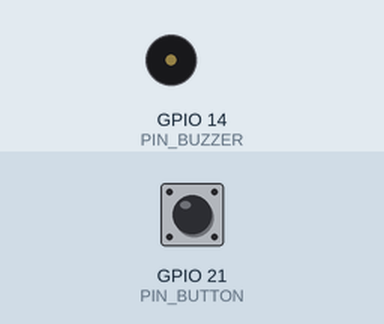
A program run on a simulated ESP32-S3. Shown: buzzer (waves = sounding). The inputs (shaded band) are chosen by the test bench; at power-on: GPIO 21 (PIN_BUTTON) HIGH.

Above: at 0.4 s.
Timing chart, 0 to 1.9 s (numbered marks = the images above):
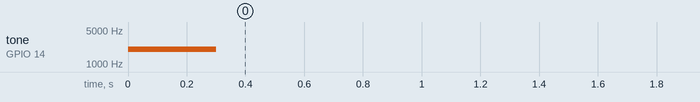

The program:

main.cpp
```cpp
#include <Arduino.h>

//define buzzer and button pins, PWM channel and prototype alert
#define PIN_BUZZER  14
#define PIN_BUTTON  21
#define CHN         0

void alert();

//setup mode of pins, PWM channel using old API framework, startup tone for 0.3s
void setup () {
  pinMode(PIN_BUTTON, INPUT);
  pinMode(PIN_BUZZER, OUTPUT);
  ledcSetup(CHN, 1, 10);
  ledcAttachPin(PIN_BUZZER, CHN);
  ledcWriteTone(CHN, 2000);
  delay(300);
}

//when button pressed, call alert() else silence
void loop () {
if
  (digitalRead(PIN_BUTTON) == LOW) {
  alert();
  }
else {
  ledcWriteTone(CHN, 0);
}
}

//function to smoothly cycle from 500-1500hz tone using a sin wave to calculate
void alert () {
float sinVal;
int toneVal;
for (int x = 0; x < 360; x += 10) {
  sinVal = sin(x * (PI / 180));
  toneVal = (1000 + sinVal * 500);
  ledcWriteTone(CHN, toneVal);
  delay(10);
}
}
```

Measured:
- by itself, tone on GPIO 14 (PIN_BUZZER): silent → 2000 Hz at 0.00 s, → silent 0.30 s later
